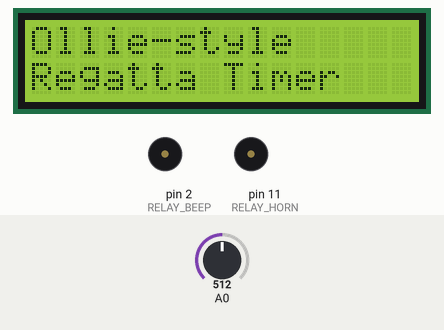
Recording of a sketch running on a simulated Arduino Uno, built with avr-gcc and run on an emulated ATmega328P. Shown: 16×2 character LCD, buzzer (waves = sounding, pin HIGH). The test bench sets the inputs (shaded band); at power-on: A0 = 512. What the sketch prints to the serial monitor is not drawn.

Above: at 0.7 s.
At 4.8 s:
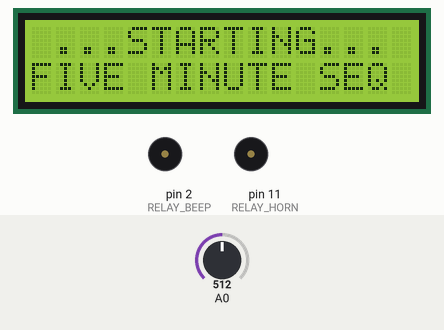
4.9 s: A0 set to 632
8.6 s: A0 set to 667
At 10.02 s:
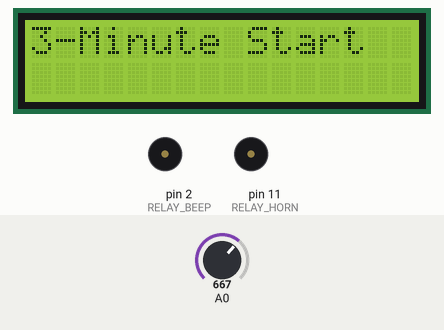
10.8 s: A0 set to 640
At 12.8 s:
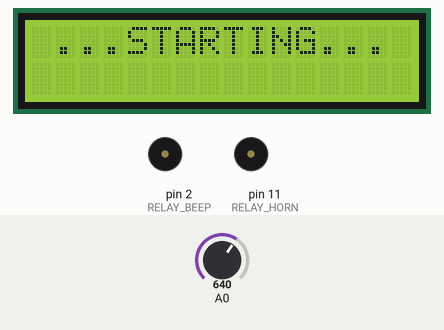
Timing chart, 0 to 14.3 s (numbered marks = the images above; inputs shaded):
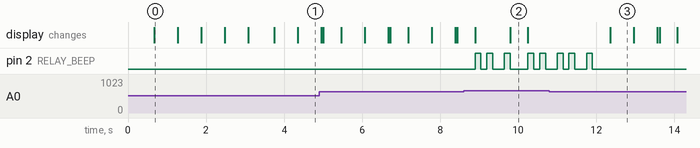

Measured:
- the behaviour switches between 649 and 650 on A0 (found by bisection; images 1 and 2)
- after the input at 8.6 s, pin 2 (RELAY_BEEP): LOW → HIGH after 0.29 s, → LOW 0.15 s later, → HIGH 0.15 s later, → LOW 0.15 s later, … (10 changes in this stretch); the display: first changes after 0.29 s (image 2 shows a later state)
- after the input at 10.8 s, pin 2 (RELAY_BEEP): goes on until 11.9 s, then stays LOW; the display: changes after 1.6 s (image 3)
- what the display in image 0 shows lasts 0.6 s, from 0.7 s to 1.3 s
- what the display in image 2 shows lasts 0.5 s, from 9.8 s to 10.3 s

The sketch:

Regatta_StartHorn_Multi_Choice_No_Alert.ino
```cpp
/*************************************************************************************
  Edits by Cushing Anderson and Mike Ladam, June 2023

  1. Removed commented-out blocks such as vibrate()
  2. Corrected spelling of diSplay_timer
  3. Kept what_sound_relay_pin as global, but initialized it in activate_sound() and deactivate_sound
  4. Moved viarable declarations outside of code blocks and put at start of functions
  5. Changed initiation of non-array variables from occuring in their declaration, to explicitly in setup() or function
  6. Moved acd_key_in to the only function that uses it, read_LCD_buttons()
  7. Moved lcd_key(0 to only function using it, loop()
  8. prev_mode, mode and prev_s are unused: deleted
  9.  Renamed boolean 'toggle' to 'toggle53' since it toggles between 5 and 3 minute modes
  10. Put the two lines of my_menu() inline in setup() -- the only place that called it
  11. Moved setup() just above loop()
  12. Changed index_3, index_5, ctdwn_3 and ctdwn_5 from integer variables to manifest constants, which is how they are used.
  13. Changed my_start to counting_down for understandability
  14. Placed entries in both arrays into fixed, five-entry lines to make counting easier
  15. Created time variables to make reading  "Sound_Schedule" easier (Sec, ThirtySec, Min)
  16. Made warning signal consistent throughout (5 seconds before)
  17. Made "Alert" horn (before sequence starts) rapid, short horns to distinguish from start of sequence horn (OBE - no longer any ALERT horns, use MANUAL horn
  18. Shortened delay between sequence start button push and first warning buzzer
  19. added beeps to indicate which sequence was "current" (each subsequent button push, increments to next sequence option)
  20. Nov 2023 - Removed "Alert" horns before both sequences. First beeps are warning before sequence begins.

  Leveraged:  Jose Berengueres 4-8th Feb  2015, Dubai for Sound_Schedule and Sound_Type_Length structure (clever!)
  (They leveraged LCD sample code by Mark Bramwell, July 2010)

  This is an Arduino based Ollie box implmentation used for regatta starts

  Components:
  DF ROBOT LCD PANEL,  RELAY Module, Arduino
  connect the relay of the horn to D11 of LCD shield. This relay drives aircompressor (12VDC battery)
  connect the relay that controls buzzer/beeper to D2.

**************************************************************************************/

#include <LiquidCrystal.h>

LiquidCrystal lcd(8, 9, 4, 5, 6, 7);           // select the pins used on the LCD panel


// define some values used by the panel and buttons
int what_sound_relay_pin = 0;

#define btnRIGHT  0
#define btnUP     1
#define btnDOWN   2
#define btnLEFT   3
#define btnSELECT 4
#define btnNONE   5

#define RELAY_HORN    11   // horn relay
#define RELAY_BEEP   2  // Piezo
#define STD_DELAY 300

#define SHORT_BEEP_LENGTH 500

#define WARNING_BEEP 0
#define SHORT_HORN 1
#define LONG_HORN 2
#define SUPER_LONG_HORN 3

// Used for Time  (tenths of seconds)
#define HalfSec 5
#define Sec 10
#define ThirtySec 300
#define Min 600


bool toggle53;        // IF we are counting down, are we in a five minute sequence or a 3 minute sequence?
bool counting_down;   // Has a 5- or 3-minute sequence been selected?  Starts as No.
bool sound_on;

unsigned long  len_of_note[] = {500, 400, 800, 1500}; // in ms index value will be Warning_beep=0, Short_horn=1, Long_horn=2, Super_long_horn=3, defined above

long time_of_sequence_start;
long ctdwn;
long sound_start;

unsigned long *sound_schedule;              //formerly called sch variable
int *sound_type_length;                     //formerly called h_or_b variable
int index;

/************************************* THREE MIN SEQ ********************************
  These two arrays establish when (sound_schedule) and how (sound_type_length) to blow the horn/buzzer. Horn type_lengths are identified in variables defined above.
  Its arrayed BACKWARDS. For example: the first entry is the last horn signal (zero seconds from end of countdown), long horn (type "3")
  to indicate "START!"). The last entries, 3 Minutes and 5 Seconds and "0", indicate the very first warning buzzer ("0")in the sequence.
  THERE ARE NO "ALERT/ATTENTION" horns before a sequence. 5 seconds of warning beepers will sound before each horn signal
   */

unsigned long sound_schedule_3[] =   {
0, 1*Sec, 2*Sec, 3*Sec, 4*Sec,
5*Sec, 10*Sec, 19*Sec, 20*Sec, ThirtySec - 2*Sec,
ThirtySec - Sec, ThirtySec,  Min, Min + Sec, Min + 2*Sec,
Min + 3*Sec, Min + 4*Sec, Min + 5*Sec, Min+ThirtySec - 3*Sec, Min+ThirtySec -2*Sec,
Min+ThirtySec - Sec, Min+ThirtySec , 2*Min - 15, 2 * Min, 2*Min + Sec,
2*Min + 2*Sec, 2*Min + 3*Sec, 2*Min + 4*Sec, 2*Min + 5*Sec, 3*Min - 2*Sec,
3*Min - Sec, 3*Min, 3*Min + 1*Sec, 3*Min + 2*Sec, 3*Min + 3*Sec,
3*Min + 4*Sec, 3*Min + 5*Sec
};

int sound_type_length3[] =  {
  3, 1, 1, 1, 1,
  1, 1, 1, 1, 1,
  1, 1, 2, 0, 0,
  0, 0, 0, 1, 1,
  1, 2, 2, 2, 0,
  0, 0, 0, 0, 2,
  2, 2, 0, 0, 0,
  0, 0
};

#define INDEX_3 (36)
#define CTDWN_3 (3 * 60 + 6)


/* to shorten sequence for debug, change INDEX size and CTDWN starting seconds ...
and commend out above
#define INDEX_3 (11) //debug
#define CTDWN_3 (66) //debug
... will start at CTDWN seconds and count to zero
 */


/************************************* FIVE MIN SEQ ********************************
  These two arrays establish when (sound_schedule) and how (sound_type_length) to blow the horn/buzzer. Horn type_lengths are identified in variables defined above.
THERE ARE NO "ALERT/ATTENTION" horns before a sequence. 5 seconds of warning beepers will sound before each horn*/


unsigned long sound_schedule_5[] =   {
0, 1*Sec, 2*Sec, 3*Sec, 4*Sec,
5*Sec, 1*Min, 1*Min + 1*Sec, 1*Min + 2*Sec, 1*Min + 3*Sec,
1*Min + 4*Sec, 1*Min + 5*Sec,  4*Min,  4*Min + 1*Sec, 4*Min + 2*Sec,
4*Min + 3*Sec, 4*Min + 4*Sec, 4*Min + 5*Sec, 5*Min, 5*Min + 1*Sec,
5*Min + 2*Sec, 5*Min + 3*Sec, 5*Min + 4*Sec, 5*Min + 5*Sec
}
;


int sound_type_length5[] = {
  3, 0, 0, 0, 0,
  0, 2, 0, 0, 0,
  0, 0, 2, 0, 0,
  0, 0, 0, 2, 0,
  0, 0, 0, 0
};

#define INDEX_5 (23)
#define CTDWN_5 (5 * 60 + 6)


/* to shorten sequence for debug, change INDEX size and CTDWN starting seconds ...
and comment out above
#define INDEX_5 (5) //debug
#define CTDWN_5 (15) //debug
... will start in the at CTDWN seconds and count to zero
*/

int read_LCD_buttons() {              // read the buttons
  int adc_key_in;

  adc_key_in = analogRead(0);       // read the value from the sensor

  // buttons when read are centered at these valies: 0, 144, 329, 504, 741
  // we add approx 50 to those values and check to see if we are close
  // We make this the 1st option for speed reasons since it will be the most likely result

  if (adc_key_in > 1000) return btnNONE;

  // For V1.1 use this threshold
  if (adc_key_in < 50)   return btnRIGHT;
  if (adc_key_in < 250)  return btnUP;
  if (adc_key_in < 450)  return btnDOWN;
  if (adc_key_in < 650)  return btnLEFT;
  if (adc_key_in < 850)  return btnSELECT;

  return btnNONE;                // when all others fail, return this.
}

// utility to print two lines on LCD
void lcd_w(char a[16], char b[16]) {
  lcd.setCursor(0, 0);
  lcd.print("                 ");
  lcd.setCursor(0, 1);
  lcd.print("                 ");
  lcd.setCursor(0, 0);
  lcd.print(a);
  delay(STD_DELAY);
  delay(STD_DELAY);
  lcd.setCursor(0, 1);
  lcd.print(b);
  delay(STD_DELAY);
  delay(STD_DELAY);
}

void activate_sound(int a) {
  // check what instrument to sound

  lcd.setCursor(7, 1);
  if (a == WARNING_BEEP) {
    what_sound_relay_pin = RELAY_BEEP;
    lcd.print("B");                     //visual indication of which sound is active
  }
  else {
    what_sound_relay_pin = RELAY_HORN;
    lcd.print("H");                     //visual indication of which sound is active
  }

  digitalWrite(what_sound_relay_pin, HIGH);
  sound_start = millis();
  //lcd.print(what_sound_relay_pin);   // debug
}

void de_activate_sound(int a) {
  what_sound_relay_pin = RELAY_HORN;      // assume / contradict
  if (a == WARNING_BEEP) {
    what_sound_relay_pin = RELAY_BEEP;
  }
  digitalWrite(what_sound_relay_pin, LOW);
  lcd.setCursor(7, 1);
  lcd.print("        ");
}

void horn_or_beep(long time_remaining) {
  unsigned long v;

  if (sound_on) {
    if ( ((millis() - sound_start) > len_of_note[sound_type_length[index]] ) ) {
      // Sound has been ON a little longer than the duration called for in the current array slot: turn off
      de_activate_sound(sound_type_length[index]);
      sound_on = false;
      index = index - 1;
    }
  } else {
    v = (sound_schedule[index] * 100);
    if ( time_remaining < v + 1000  ) {
      activate_sound(sound_type_length[index]);
      sound_on = true;
    //  lcd.print(sound_type_length[index]);           //debug trying to ID which sound should be playing (works)
    }
  }
}

void display_timer(long time_remaining) {
  int ss, m, s_pos;


  if (time_remaining > -1) {
    ss = (time_remaining / 1000) % 60;
    m =  (time_remaining / 1000) / 60;
    s_pos = 3;

    if (ss < 10)
    { s_pos = s_pos + 1;
      lcd.setCursor(3, 1);
      lcd.print("0");
    }

    lcd.setCursor(1, 1);
    lcd.print(m);

    lcd.setCursor(2, 1);
    lcd.print(":");

    lcd.setCursor(s_pos, 1);
    lcd.print(ss);
  } else {
    // Clock has ticked down--announce!
    lcd.setCursor(7, 1);
    lcd.print("START!");
    counting_down= false;
    digitalWrite(RELAY_HORN, LOW);

  }

}

void setup() {
  Serial.begin(9600);
  Serial.println("hello");
  pinMode(RELAY_HORN, OUTPUT);
  pinMode(RELAY_BEEP, OUTPUT);
  lcd.begin(16, 2);
  lcd.setCursor(0, 0);
  lcd_w("Ollie-style", "Regatta Timer");
  lcd_w("BY C. Anderson", "& M. Ladam");
  lcd_w("SELECT 5 OR 3 ", "MINUTE SEQUENCE ");

  // Initialize variables:
  toggle53 = true;
  counting_down = false;
  sound_on = false;
}


void loop() {
  int lcd_key;
  long time_from_sequence_start, time_remaining;

  /* In the loop function:
    .  a) IFF the user has previously started the sequence by pressing the LEFT button, we call horn_or_beep() to
    .     check the elapsed time since the button was pressed, and work through the sound array.
    .  b) We check to see if a button is newly-pressed, and if so respond to it.
  */

  if ( counting_down ) {
    // User previously started the timer.  That set time_of_sequence_start. Get time since:

    time_from_sequence_start =  millis() - time_of_sequence_start ; // Time_of_sequence_start is uninitialized!

    time_remaining = ctdwn * 1000 - time_from_sequence_start ;
    horn_or_beep( time_remaining );
    display_timer( time_remaining );
  }


  lcd_key = read_LCD_buttons();   // read the buttons
  delay(50);
  switch (lcd_key) {              // depending on which button was pushed, we perform an action
    case btnLEFT: {               // Activates the selected sequence
        counting_down = ! counting_down;
        if (counting_down) {
          if (toggle53) {
            lcd_w(" ...STARTING... ", "FIVE MINUTE SEQ ");
            ctdwn = CTDWN_5 ;
            sound_schedule = sound_schedule_5;
            sound_type_length = sound_type_length5;
            index = INDEX_5;

          } else {
            lcd_w(" ...STARTING... ", "THREE MINUTE SEQ");
            ctdwn = CTDWN_3;
            sound_schedule = sound_schedule_3;
            sound_type_length = sound_type_length3;
            index = INDEX_3;
          }
          lcd.setCursor(0, 1);
          lcd.print("00:00                        ");
          sound_on = false;
          time_of_sequence_start = millis();
          break;
        } else {
          // stop
          digitalWrite(RELAY_HORN, LOW);
          digitalWrite(RELAY_BEEP, LOW);
          lcd.setCursor(0, 0);
          lcd.print("SEQ. CANCELLED         ");
          counting_down = false;

        }
        delay(400);
        break;
      }

    case btnSELECT: {                // Toggles between the possible sequences
        if (! counting_down) {               // If not counting down, toggle to next sequence, if counting down fall through and do nothing
          toggle53 = !toggle53;
          lcd.setCursor(0, 0);

          if ( toggle53 ) {
            lcd.print("5-Minute Start      ");
            //5 beeps to indicate the 5-minute sequence is selected
            digitalWrite(RELAY_BEEP, HIGH);delay(STD_DELAY/2);digitalWrite(RELAY_BEEP, LOW);
            delay(STD_DELAY/2);
            digitalWrite(RELAY_BEEP, HIGH);delay(STD_DELAY/2);digitalWrite(RELAY_BEEP, LOW);
            delay(STD_DELAY);
            digitalWrite(RELAY_BEEP, HIGH);delay(STD_DELAY/2);digitalWrite(RELAY_BEEP, LOW);
            delay(STD_DELAY/2);
            digitalWrite(RELAY_BEEP, HIGH);delay(STD_DELAY/2);digitalWrite(RELAY_BEEP, LOW);
            delay(STD_DELAY);
            digitalWrite(RELAY_BEEP, HIGH);delay(STD_DELAY/2);digitalWrite(RELAY_BEEP, LOW);
          }
          else {
            lcd.print("3-Minute Start     ");
            //3 beeps to indicate the 3-minute sequence is selected
            digitalWrite(RELAY_BEEP, HIGH);delay(STD_DELAY/2);digitalWrite(RELAY_BEEP, LOW);
            delay(STD_DELAY/2);
            digitalWrite(RELAY_BEEP, HIGH);delay(STD_DELAY/2);digitalWrite(RELAY_BEEP, LOW);
            delay(STD_DELAY);
            digitalWrite(RELAY_BEEP, HIGH);delay(STD_DELAY/2);digitalWrite(RELAY_BEEP, LOW);
          }

          lcd.setCursor(0, 1);
          lcd.print("                        ");

          delay(400);
          break;
        }

      }

    case btnNONE: {
        break;
      }
  }
}
```
